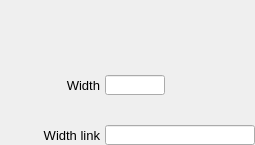
    <widget class="PyDMFrame" name="composite_6">
      <property name="geometry">
        <rect>
          <x>695</x>
          <y>220</y>
          <width>255</width>
          <height>145</height>
        </rect>
      </property>
      <widget class="PyDMSlider" name="valuator_3">
        <property name="geometry">
          <rect>
            <x>105</x>
            <y>25</y>
            <width>150</width>
            <height>20</height>
          </rect>
        </property>
        <property name="channel" stdset="0">
          <string>ca://${prefix}SizeY</string>
        </property>
        <property name="toolTip">
          <string>${prefix}SizeY</string>
        </property>
        <property name="orientation" stdset="0">
          <string>Qt::Horizontal</string>
        </property>
        <property name="showLimitLabels" stdset="0">
          <bool>true</bool>
        </property>
        <property name="showValueLabel" stdset="0">
          <bool>false</bool>
        </property>
        <property name="showUnits" stdset="0">
          <bool>false</bool>
        </property>
        <property name="tickPosition" stdset="0">
          <enum>QSlider::NoTicks</enum>
        </property>
        <property name="precision" stdset="0">
          <number>1</number>
        </property>
        <property name="styleSheet">
          <string notr="true">PyDMSlider#valuator_3 {
  color: rgb(0, 0, 0);
  background-color: rgb(115, 223, 255);
  }</string>
        </property>
      </widget>
      <widget class="PyDMFrame" name="composite_7">
        <property name="geometry">
          <rect>
            <x>60</x>
            <y>0</y>
            <width>171</width>
            <height>20</height>
          </rect>
        </property>
        <widget class="QLabel" name="text_21">
          <property name="geometry">
            <rect>
              <x>695</x>
              <y>220</y>
              <width>40</width>
              <height>20</height>
            </rect>
          </property>
          <property name="text">
            <string>Size</string>
          </property>
          <property name="font" stdset="0">
            <font>
              <pointsize>10</pointsize>
            </font>
          </property>
          <property name="brush" stdset="0">
            <brush brushstyle="SolidPattern">
              <color alpha="255">
                <red>0</red>
                <green>0</green>
                <blue>0</blue>
              </color>
            </brush>
          </property>
          <property name="toolTip">
            <string>text_21</string>
          </property>
          <property name="alignment">
            <set>Qt::AlignRight|Qt::AlignTrailing|Qt::AlignVCenter</set>
          </property>
          <property name="styleSheet">
            <string notr="true">QLabel#text_21 {
  color: rgb(0, 0, 0);
  }</string>
          </property>
        </widget>
        <widget class="PyDMLineEdit" name="text_entry_12">
          <property name="geometry">
            <rect>
              <x>740</x>
              <y>220</y>
              <width>60</width>
              <height>20</height>
            </rect>
          </property>
          <property name="channel" stdset="0">
            <string>ca://${prefix}SizeY</string>
          </property>
          <property name="toolTip">
            <string>${prefix}SizeY</string>
          </property>
          <property name="font" stdset="0">
            <font>
              <pointsize>10</pointsize>
            </font>
          </property>
          <property name="styleSheet">
            <string notr="true">PyDMLineEdit#text_entry_12 {
  color: rgb(0, 0, 0);
  background-color: rgb(115, 223, 255);
  border: 1px solid black;
  margin: 0px;
  padding: 0px;
  spacing: 0px;
  }</string>
          </property>
        </widget>
        <widget class="PyDMLabel" name="text_update_9">
          <property name="geometry">
            <rect>
              <x>805</x>
              <y>221</y>
              <width>61</width>
              <height>18</height>
            </rect>
          </property>
          <property name="toolTip">
            <string>PV: ${prefix}SizeY_RBV</string>
          </property>
          <property name="channel" stdset="0">
            <string>ca://${prefix}SizeY_RBV</string>
          </property>
          <property name="font" stdset="0">
            <font>
              <pointsize>10</pointsize>
            </font>
          </property>
          <property name="alignment">
            <set>Qt::AlignCenter</set>
          </property>
          <property name="textInteractionFlags">
            <set>Qt::TextSelectableByKeyboard|Qt::TextSelectableByMouse</set>
          </property>
          <property name="styleSheet">
            <string notr="true">PyDMLabel#text_update_9 {
  color: rgb(10, 0, 184);
  background-color: rgb(187, 187, 187);
  }</string>
          </property>
        </widget>
      </widget>
      <widget class="PyDMFrame" name="composite_8">
        <property name="geometry">
          <rect>
            <x>10</x>
            <y>50</y>
            <width>245</width>
            <height>20</height>
          </rect>
        </property>
        <widget class="QLabel" name="text_22">
          <property name="geometry">
            <rect>
              <x>695</x>
              <y>220</y>
              <width>90</width>
              <height>20</height>
            </rect>
          </property>
          <property name="text">
            <string>Size link</string>
          </property>
          <property name="font" stdset="0">
            <font>
              <pointsize>10</pointsize>
            </font>
          </property>
          <property name="brush" stdset="0">
            <brush brushstyle="SolidPattern">
              <color alpha="255">
                <red>0</red>
                <green>0</green>
                <blue>0</blue>
              </color>
            </brush>
          </property>
          <property name="toolTip">
            <string>text_22</string>
          </property>
          <property name="alignment">
            <set>Qt::AlignRight|Qt::AlignTrailing|Qt::AlignVCenter</set>
          </property>
          <property name="styleSheet">
            <string notr="true">QLabel#text_22 {
  color: rgb(0, 0, 0);
  }</string>
          </property>
        </widget>
        <widget class="PyDMLineEdit" name="text_entry_13">
          <property name="geometry">
            <rect>
              <x>790</x>
              <y>220</y>
              <width>150</width>
              <height>20</height>
            </rect>
          </property>
          <property name="channel" stdset="0">
            <string>ca://${prefix}SizeYLink.DOL</string>
          </property>
          <property name="toolTip">
            <string>${prefix}SizeYLink.DOL</string>
          </property>
          <property name="displayFormat" stdset="0">
            <enum>PyDMLineEdit::String</enum>
          </property>
          <property name="font" stdset="0">
            <font>
              <pointsize>10</pointsize>
            </font>
          </property>
          <property name="styleSheet">
            <string notr="true">PyDMLineEdit#text_entry_13 {
  color: rgb(0, 0, 0);
  background-color: rgb(115, 223, 255);
  border: 1px solid black;
  margin: 0px;
  padding: 0px;
  spacing: 0px;
  }</string>
          </property>
        </widget>
      </widget>
      <widget class="PyDMSlider" name="valuator_4">
        <property name="geometry">
          <rect>
            <x>105</x>
            <y>100</y>
            <width>150</width>
            <height>20</height>
          </rect>
        </property>
        <property name="channel" stdset="0">
          <string>ca://${prefix}WidthY</string>
        </property>
        <property name="toolTip">
          <string>${prefix}WidthY</string>
        </property>
        <property name="orientation" stdset="0">
          <string>Qt::Horizontal</string>
        </property>
        <property name="showLimitLabels" stdset="0">
          <bool>true</bool>
        </property>
        <property name="showValueLabel" stdset="0">
          <bool>false</bool>
        </property>
        <property name="showUnits" stdset="0">
          <bool>false</bool>
        </property>
        <property name="tickPosition" stdset="0">
          <enum>QSlider::NoTicks</enum>
        </property>
        <property name="precision" stdset="0">
          <number>1</number>
        </property>
        <property name="styleSheet">
          <string notr="true">PyDMSlider#valuator_4 {
  color: rgb(0, 0, 0);
  background-color: rgb(115, 223, 255);
  }</string>
        </property>
      </widget>
      <widget class="QLabel" name="text_23">
        <property name="geometry">
          <rect>
            <x>50</x>
            <y>75</y>
            <width>50</width>
            <height>20</height>
          </rect>
        </property>
        <property name="text">
          <string>Width</string>
        </property>
        <property name="font" stdset="0">
          <font>
            <pointsize>10</pointsize>
          </font>
        </property>
        <property name="brush" stdset="0">
          <brush brushstyle="SolidPattern">
            <color alpha="255">
              <red>0</red>
              <green>0</green>
              <blue>0</blue>
            </color>
          </brush>
        </property>
        <property name="toolTip">
          <string>text_23</string>
        </property>
        <property name="alignment">
          <set>Qt::AlignRight|Qt::AlignTrailing|Qt::AlignVCenter</set>
        </property>
        <property name="styleSheet">
          <string notr="true">QLabel#text_23 {
  color: rgb(0, 0, 0);
  }</string>
        </property>
      </widget>
      <widget class="PyDMLineEdit" name="text_entry_14">
        <property name="geometry">
          <rect>
            <x>105</x>
            <y>75</y>
            <width>60</width>
            <height>20</height>
          </rect>
        </property>
        <property name="channel" stdset="0">
          <string>ca://${prefix}WidthY</string>
        </property>
        <property name="toolTip">
          <string>${prefix}WidthY</string>
        </property>
        <property name="font" stdset="0">
          <font>
            <pointsize>10</pointsize>
          </font>
        </property>
        <property name="styleSheet">
          <string notr="true">PyDMLineEdit#text_entry_14 {
  color: rgb(0, 0, 0);
  background-color: rgb(115, 223, 255);
  border: 1px solid black;
  margin: 0px;
  padding: 0px;
  spacing: 0px;
  }</string>
        </property>
      </widget>
      <widget class="PyDMLabel" name="text_update_10">
        <property name="geometry">
          <rect>
            <x>170</x>
            <y>76</y>
            <width>61</width>
            <height>18</height>
          </rect>
        </property>
        <property name="toolTip">
          <string>PV: ${prefix}WidthY_RBV</string>
        </property>
        <property name="channel" stdset="0">
          <string>ca://${prefix}WidthY_RBV</string>
        </property>
        <property name="font" stdset="0">
          <font>
            <pointsize>10</pointsize>
          </font>
        </property>
        <property name="alignment">
          <set>Qt::AlignCenter</set>
        </property>
        <property name="textInteractionFlags">
          <set>Qt::TextSelectableByKeyboard|Qt::TextSelectableByMouse</set>
        </property>
        <property name="styleSheet">
          <string notr="true">PyDMLabel#text_update_10 {
  color: rgb(10, 0, 184);
  background-color: rgb(187, 187, 187);
  }</string>
        </property>
      </widget>
      <widget class="PyDMLineEdit" name="text_entry_15">
        <property name="geometry">
          <rect>
            <x>105</x>
            <y>125</y>
            <width>150</width>
            <height>20</height>
          </rect>
        </property>
        <property name="channel" stdset="0">
          <string>ca://${prefix}WidthYLink.DOL</string>
        </property>
        <property name="toolTip">
          <string>${prefix}WidthYLink.DOL</string>
        </property>
        <property name="displayFormat" stdset="0">
          <enum>PyDMLineEdit::String</enum>
        </property>
        <property name="font" stdset="0">
          <font>
            <pointsize>10</pointsize>
          </font>
        </property>
        <property name="styleSheet">
          <string notr="true">PyDMLineEdit#text_entry_15 {
  color: rgb(0, 0, 0);
  background-color: rgb(115, 223, 255);
  border: 1px solid black;
  margin: 0px;
  padding: 0px;
  spacing: 0px;
  }</string>
        </property>
      </widget>
      <widget class="QLabel" name="text_24">
        <property name="geometry">
          <rect>
            <x>0</x>
            <y>125</y>
            <width>100</width>
            <height>20</height>
          </rect>
        </property>
        <property name="text">
          <string>Width link</string>
        </property>
        <property name="font" stdset="0">
          <font>
            <pointsize>10</pointsize>
          </font>
        </property>
        <property name="brush" stdset="0">
          <brush brushstyle="SolidPattern">
            <color alpha="255">
              <red>0</red>
              <green>0</green>
              <blue>0</blue>
            </color>
          </brush>
        </property>
        <property name="toolTip">
          <string>text_24</string>
        </property>
        <property name="alignment">
          <set>Qt::AlignRight|Qt::AlignTrailing|Qt::AlignVCenter</set>
        </property>
        <property name="styleSheet">
          <string notr="true">QLabel#text_24 {
  color: rgb(0, 0, 0);
  }</string>
        </property>
      </widget>
    </widget>
